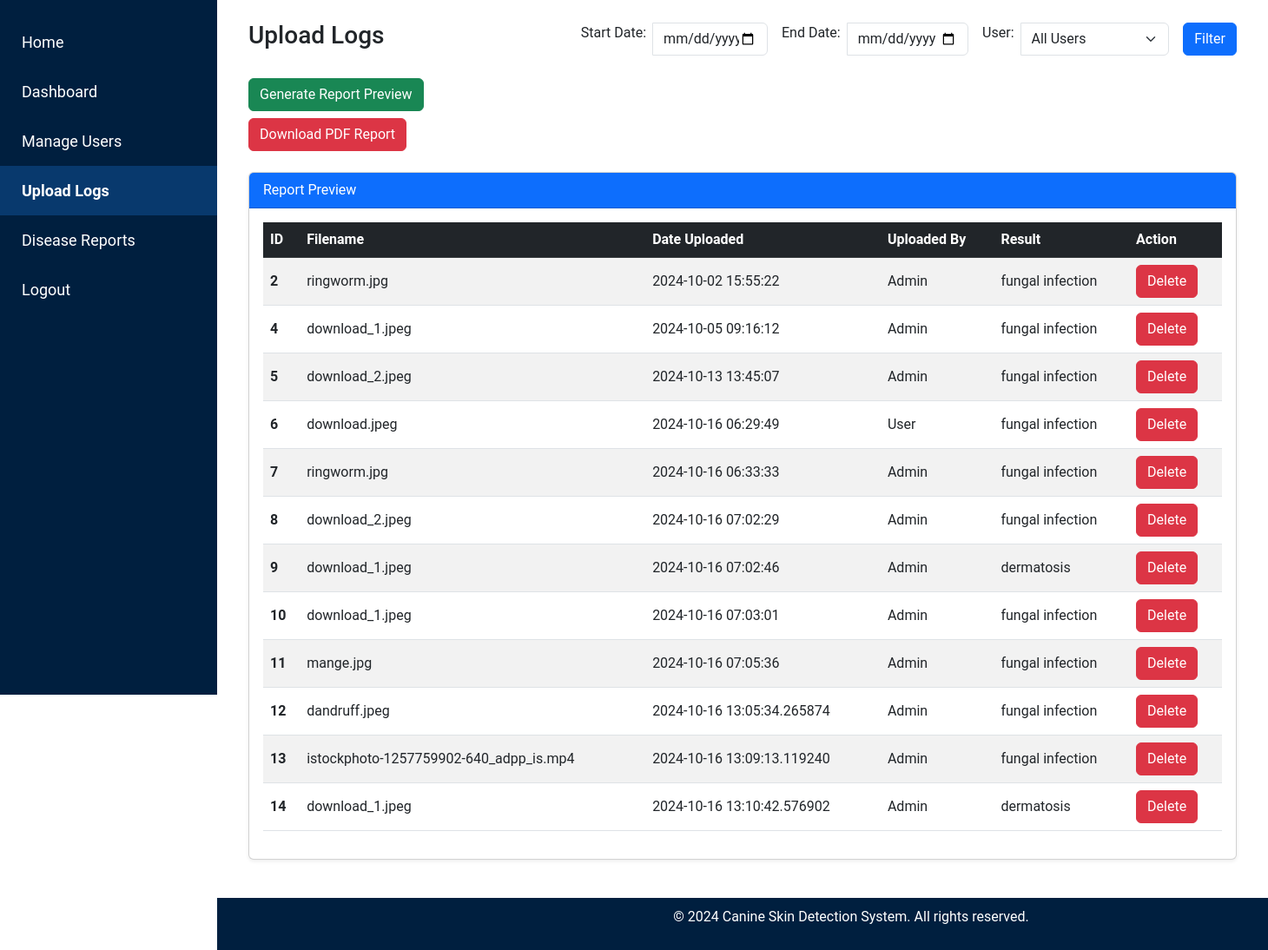
The page /admin/upload_logs on the database its author committed.
### tables this page shows
CREATE TABLE uploads (
    id INTEGER PRIMARY KEY AUTOINCREMENT,
    filename TEXT NOT NULL,
    upload_date TIMESTAMP DEFAULT CURRENT_TIMESTAMP,
    file_type TEXT NOT NULL,
    result TEXT NOT NULL,  -- Add a column for storing the result (disease name)
    username TEXT NOT NULL  -- Store the username instead of user_id
);

### admin.py (the view)
@admin.route('/upload_logs')
def upload_logs():
    conn = get_db_connection()
    uploads = conn.execute('SELECT * FROM uploads').fetchall()
    conn.close()
    return render_template('admin/upload_logs.html', uploads=uploads)

### db.py (called while the page is built)
def get_db_connection():
    conn = sqlite3.connect('site.db')
    conn.row_factory = sqlite3.Row  # Allows accessing rows as dictionaries
    return conn

### templates/admin/upload_logs.html (shortened to what this page needs)
<!DOCTYPE html>
<html lang="en">
<head>
    <link href="https://cdn.jsdelivr.net/npm/bootstrap@5.3.0-alpha1/dist/css/bootstrap.min.css" rel="stylesheet">
    <link rel="stylesheet" href="{{ url_for('static', filename='css/admin_styles.css') }}">
    <link href="https://cdnjs.cloudflare.com/ajax/libs/bootstrap-icons/1.8.1/font/bootstrap-icons.min.css" rel="stylesheet">
</head>
<body>
    {% include 'partials/admin_sidebar.html' %}
    <div class="content p-4">
        <div class="container-fluid">
            <div class="d-flex justify-content-between align-items-center mb-4">
                <h1 class="h3">Upload Logs</h1>
                <form action="{{ url_for('admin.filter_logs') }}" method="GET" class="d-flex align-items-center">
                    <div class="input-group">
                        <label for="startDate" class="form-label me-2">Start Date:</label>
                        <input type="date" id="startDate" name="start_date" class="form-control">
                    </div>
                    <div class="input-group ms-3">
                        <label for="endDate" class="form-label me-2">End Date:</label>
                        <input type="date" id="endDate" name="end_date" class="form-control">
                    </div>
                    <div class="input-group ms-3">
                        <label for="username" class="form-label me-2">User:</label>
                        <select id="username" name="username" class="form-select">
                            <option value="">All Users</option>
                        </select>
                    </div>
                    <button type="submit" class="btn btn-primary ms-3">Filter</button>
                </form>
            </div>
            <div class="mb-4">
                <form action="{{ url_for('admin.preview_report') }}" method="POST">
                    <button type="submit" class="btn btn-success">Generate Report Preview</button>
                </form>
                <form action="{{ url_for('admin.generate_pdf_report') }}" method="GET" class="mt-2">
                    <button type="submit" class="btn btn-danger">Download PDF Report</button>
                </form>
            </div>
            {% if uploads %}
            <div class="card shadow-sm mt-4">
                <div class="card-header bg-primary text-white">
                    Report Preview
                </div>
                <div class="card-body">
                    <table class="table table-hover table-striped align-middle">
                        <thead class="table-dark">
                            <tr>
                                <th scope="col">ID</th>
                                <th scope="col">Filename</th>
                                <th scope="col">Date Uploaded</th>
                                <th scope="col">Uploaded By</th>
                                <th scope="col">Result</th>
                                <th scope="col">Action</th>
                            </tr>
                        </thead>
                        <tbody>
                            {% for upload in uploads %}
                            <tr>
                                <th scope="row">{{ upload.id }}</th>
                                <td>{{ upload.filename }}</td>
                                <td>{{ upload.upload_date }}</td>
                                <td>{{ upload.username }}</td>
                                <td>{{ upload.result }}</td>
                                <td>
                                    <form action="{{ url_for('admin.delete_log', upload_id=upload.id) }}" method="POST" onsubmit="return confirm('Are you sure you want to delete this upload?');">
                                        <button type="submit" class="btn btn-danger">Delete</button>
                                    </form>
                                </td>
                            </tr>
                            {% endfor %}
                        </tbody>
                    </table>
                </div>
            </div>
            {% endif %}
        </div>
    </div>
    {% include 'partials/footer_admin.html' %}
</body>
</html>

### static/css/admin_styles.css (style rules this page uses)
body { font-family: 'Roboto', sans-serif; }
.card { margin-bottom: 20px; }
.content { margin-left: 250px; padding: 20px; }
.card-body { position: relative; z-index: 1; }

### rows shown on the page
uploads: id "2", filename "ringworm.jpg", upload_date "2024-10-02 15:55:22", username "Admin", result "fungal infection"
uploads: id "4", filename "download_1.jpeg", upload_date "2024-10-05 09:16:12", username "Admin", result "fungal infection"
uploads: id "5", filename "download_2.jpeg", upload_date "2024-10-13 13:45:07", username "Admin", result "fungal infection"
uploads: id "6", filename "download.jpeg", upload_date "2024-10-16 06:29:49", username "User", result "fungal infection"
uploads: id "7", filename "ringworm.jpg", upload_date "2024-10-16 06:33:33", username "Admin", result "fungal infection"
uploads: id "8", filename "download_2.jpeg", upload_date "2024-10-16 07:02:29", username "Admin", result "fungal infection"
uploads: id "9", filename "download_1.jpeg", upload_date "2024-10-16 07:02:46", username "Admin", result "dermatosis"
uploads: id "10", filename "download_1.jpeg", upload_date "2024-10-16 07:03:01", username "Admin", result "fungal infection"
uploads: id "11", filename "mange.jpg", upload_date "2024-10-16 07:05:36", username "Admin", result "fungal infection"
uploads: id "12", filename "dandruff.jpeg", upload_date "2024-10-16 13:05:34.265874", username "Admin", result "fungal infection"
uploads: id "13", filename "istockphoto-1257759902-640_adpp_is.mp4", upload_date "2024-10-16 13:09:13.119240", username "Admin", result "fungal infection"
uploads: id "14", filename "download_1.jpeg", upload_date "2024-10-16 13:10:42.576902", username "Admin", result "dermatosis"
